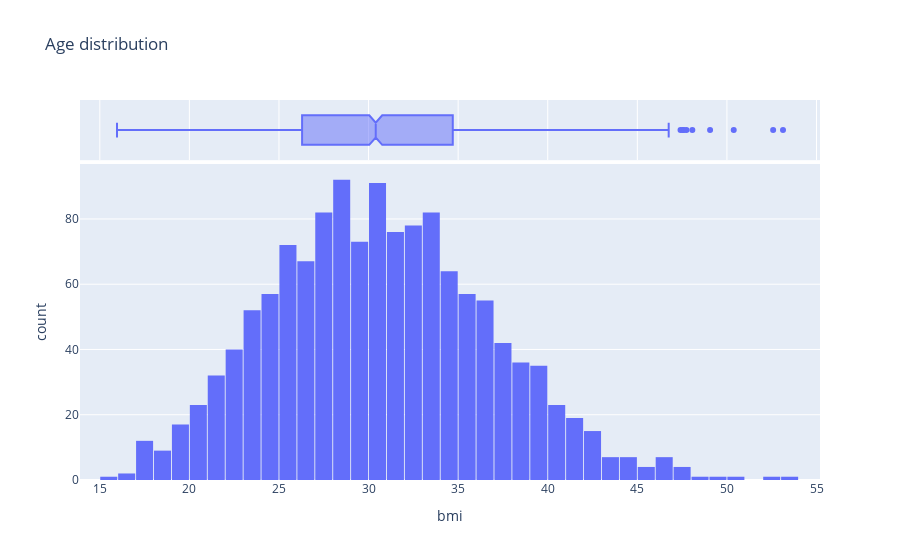

Write notebook code for a chart like this one.
### Markdown cell above
**Body Mass Index**

Let's look at the distribution of BMI (Body Mass Index) of customers, using a histogram and box plot.

### Code cell
fig = px.histogram(medical,
                   x = "bmi",
                   marginal= "box",
                   title = "Age distribution")
fig.update_layout(bargap = 0.05)
fig.show()

### Figure 1 — Plotly figure (JSON) as saved in the notebook; plotly's stock layout.template omitted (floating-point values rounded to 4 significant figures; data arrays with more than 128 entries replaced by an {"elided": "..."} marker saying what was removed)
{"data": [{"bingroup": "x", "hovertemplate": "bmi=%{x}<br>count=%{y}<extra></extra>", "legendgroup": "", "marker": {"color": "#636efa", "pattern": {"shape": ""}}, "name": "", "orientation": "v", "showlegend": false, "type": "histogram", "x": {"elided": "1338 float values"}, "xaxis": "x", "yaxis": "y"}, {"hovertemplate": "bmi=%{x}<extra></extra>", "legendgroup": "", "marker": {"color": "#636efa"}, "name": "", "notched": true, "showlegend": false, "type": "box", "x": {"elided": "1338 float values"}, "xaxis": "x2", "yaxis": "y2"}], "layout": {"bargap": 0.05, "barmode": "relative", "legend": {"tracegroupgap": 0}, "title": {"text": "Age distribution"}, "xaxis": {"anchor": "y", "domain": [0, 1], "title": {"text": "bmi"}}, "xaxis2": {"anchor": "y2", "domain": [0, 1], "matches": "x", "showgrid": true, "showticklabels": false}, "yaxis": {"anchor": "x", "domain": [0, 0.8316], "title": {"text": "count"}}, "yaxis2": {"anchor": "x2", "domain": [0.8416, 1], "matches": "y2", "showgrid": false, "showline": false, "showticklabels": false, "ticks": ""}}}
